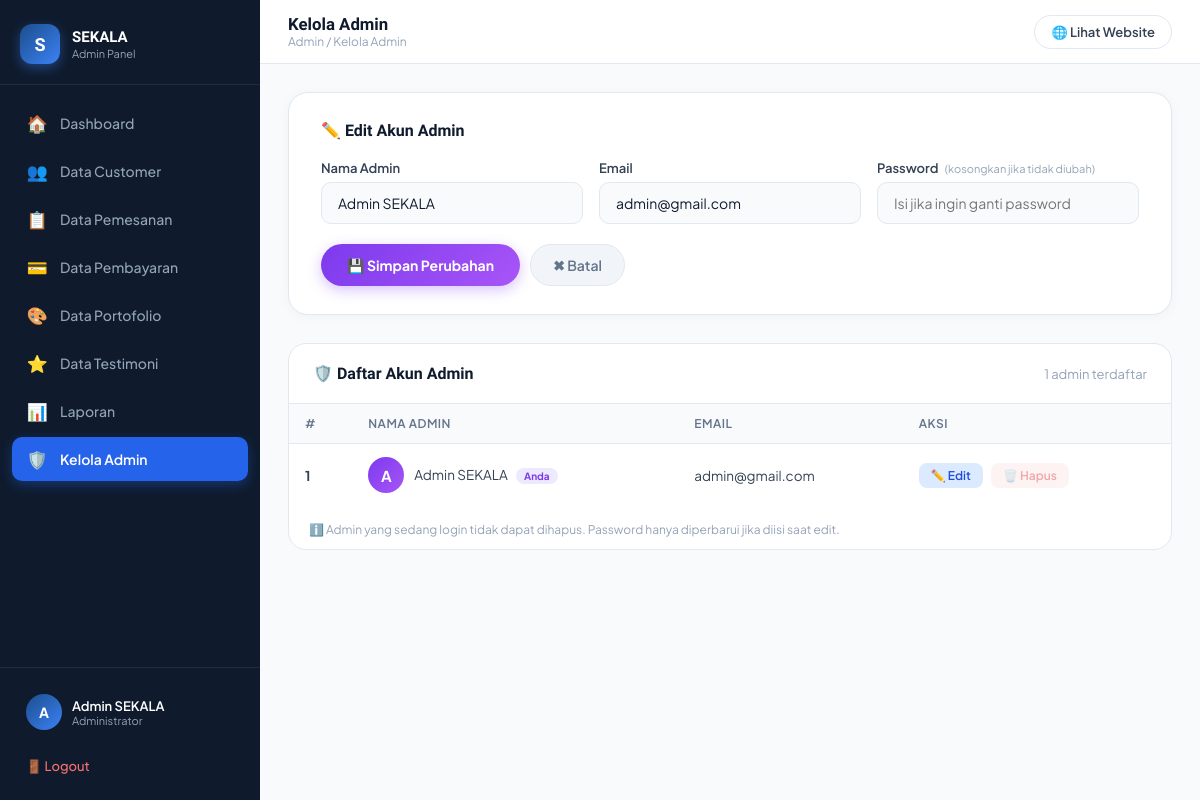
The app's page /admin/kelola_admin.php?edit=1 (signed in) with its own data.
### tables this page shows
CREATE TABLE IF NOT EXISTS `tb_user` (
  `id_user`    INT AUTO_INCREMENT PRIMARY KEY,
  `nama`       VARCHAR(100) NOT NULL,
  `email`      VARCHAR(150) NOT NULL UNIQUE,
  `password`   VARCHAR(255) NOT NULL,
  `role`       ENUM('Admin','pelanggan') NOT NULL DEFAULT 'pelanggan',
  `created_at` DATETIME DEFAULT CURRENT_TIMESTAMP
);

### admin/kelola_admin.php (the view, shortened to what this page needs)
<?php
require_once __DIR__ . '/includes/admin_auth.php';
$editData = null;
if (isset($_GET['edit']) && is_numeric($_GET['edit'])) {
    $eid  = (int)$_GET['edit'];
    $stmt = $conn->prepare("SELECT id_user, nama, email FROM tb_user WHERE id_user = ? AND role = 'Admin'");
    $stmt->bind_param('i', $eid);
    $stmt->execute();
    $res  = $stmt->get_result();
    $editData = $res->fetch_assoc();
}
$admins = [];
$res = $conn->query("SELECT id_user, nama, email FROM tb_user WHERE role = 'Admin' ORDER BY id_user ASC");
if ($res) { while ($r = $res->fetch_assoc()) $admins[] = $r; }
?>
<!DOCTYPE html>
<html lang="id">
<head>
  <link rel="stylesheet" href="assets/admin.css">
</head>
<body>
<div class="admin-layout">
  <?php include 'includes/sidebar.php'; ?>
  <div class="admin-main">
    <div class="admin-topbar">
      <div class="topbar-left">
        <div>
          <div class="topbar-page-title">Kelola Admin</div>
          <div class="topbar-breadcrumb">Admin / Kelola Admin</div>
        </div>
      </div>
      <div class="topbar-right">
        <a href="../index.php" target="_blank" class="topbar-btn btn-outline-sm">🌐 Lihat Website</a>
      </div>
    </div>
    <div class="admin-content">
      <div class="form-section">
        <div class="form-section-title">
          <?= $editData ? '✏️ Edit Akun Admin' : '➕ Tambah Admin Baru' ?>
        </div>
        <form method="POST" action="kelola_admin.php">
          <div class="form-grid form-grid-3">
            <div class="form-group">
              <label class="form-label">Nama Admin</label>
              <input class="form-control" type="text" name="nama"
                     placeholder="Contoh: Rama - Admin"
                     value="<?= htmlspecialchars($editData['nama'] ?? '') ?>"
                     required>
            </div>
            <div class="form-group">
              <label class="form-label">Email</label>
              <input class="form-control" type="email" name="email"
                     placeholder="admin@sekala.com"
                     value="<?= htmlspecialchars($editData['email'] ?? '') ?>"
                     required>
            </div>
            <div class="form-group">
              <label class="form-label">
                Password
                <?php if ($editData): ?>
                  <span>(kosongkan jika tidak diubah)</span>
                <?php endif; ?>
              </label>
              <input class="form-control" type="password" name="password"
                     placeholder="<?= $editData ? 'Isi jika ingin ganti password' : 'Password baru admin' ?>"
                     <?= $editData ? '' : 'required' ?>>
            </div>
          </div>
          <div class="form-actions">
            <button type="submit" class="btn-submit">
              <?= $editData ? '💾 Simpan Perubahan' : '➕ Tambah Admin' ?>
            </button>
            <?php if ($editData): ?>
            <a href="kelola_admin.php" class="btn-cancel">✖ Batal</a>
            <?php endif; ?>
          </div>
        </form>
      </div>
      <div class="admin-card">
        <div class="admin-card-header">
          <div class="admin-card-title">🛡️ Daftar Akun Admin</div>
          <div style="font-size:13px;color:#94A3B8;"><?= count($admins) ?> admin terdaftar</div>
        </div>
        <div class="admin-card-body admin-table-wrap">
          <table class="admin-table">
            <thead>
              <tr>
                <th>#</th>
                <th>Nama Admin</th>
                <th>Email</th>
                <th>Aksi</th>
              </tr>
            </thead>
            <tbody>
              <?php if (empty($admins)): ?>
              <tr><td colspan="4">
                <div class="empty-state">
                  <div class="empty-state-icon">🛡️</div>
                  <h4>Belum ada admin</h4>
                </div>
              </td></tr>
              <?php else: ?>
              <?php foreach ($admins as $i => $a): ?>
              <tr>
                <td><b><?= $i + 1 ?></b></td>
                <td>
                  <div class="admin-name-cell">
                    <div class="admin-avatar"><?= strtoupper(mb_substr($a['nama'], 0, 1)) ?></div>
                    <div>
                      <?= htmlspecialchars($a['nama']) ?>
                      <?php if ($a['id_user'] == $_SESSION['id_user']): ?>
                        <span class="admin-badge-you">Anda</span>
                      <?php endif; ?>
                    </div>
                  </div>
                </td>
                <td><?= htmlspecialchars($a['email']) ?></td>
                <td>
                  <div style="display:flex;gap:8px;align-items:center;">
                    <a href="kelola_admin.php?edit=<?= $a['id_user'] ?>" class="btn-edit-sm">✏️ Edit</a>
                    <?php if ($a['id_user'] != $_SESSION['id_user']): ?>
                    <button class="btn-del-sm"
                      onclick="if(confirm('Yakin hapus admin <?= addslashes(htmlspecialchars($a['nama'])) ?>?')) window.location='kelola_admin.php?hapus=<?= $a['id_user'] ?>'">
                      🗑️ Hapus
                    </button>
                    <?php else: ?>
                    <button class="btn-del-sm" disabled title="Tidak bisa hapus akun sendiri">🗑️ Hapus</button>
                    <?php endif; ?>
                  </div>
                </td>
              </tr>
              <?php endforeach; ?>
              <?php endif; ?>
            </tbody>
          </table>
        </div>
        <div style="padding:12px 20px;">
          <p class="hint-text">ℹ️ Admin yang sedang login tidak dapat dihapus. Password hanya diperbarui jika diisi saat edit.</p>
        </div>
      </div>
    </div>
  </div>
</div>
</body>
</html>

### admin/assets/admin.css (style rules this page uses)
*, *::before, *::after { box-sizing: border-box; margin: 0; padding: 0; }
:root { --primary: #1C4E8C; --primary-mid: #2563EB; --primary-light: #3B82F6; --primary-pale: #DBEAFE; --dark: #0F1B2D; --dark-2: #1E293B; --dark-3: #334155; --gray: #64748B; --gray-light: #94A3B8; --border: #E2E8F0; --bg: #F8FAFC; --white: #FFFFFF; --success: #10B981; --success-bg: #D1FAE5; --warning: #F59E0B; --warning-bg: #FEF3C7; --danger: #EF4444; --danger-bg: #FEE2E2; --sidebar-w: 260px; --topbar-h: 64px; }
html, body { height: 100%; font-family: 'Plus Jakarta Sans', sans-serif; background: var(--bg); color: var(--dark); }
.admin-layout { display: flex; min-height: 100vh; }
.admin-main { margin-left: var(--sidebar-w); flex: 1; display: flex; flex-direction: column; min-height: 100vh; transition: margin-left .3s; }
.admin-topbar { height: var(--topbar-h); background: var(--white); border-bottom: 1px solid var(--border); display: flex; align-items: center; justify-content: space-between; padding: 0 28px; position: sticky; top: 0; z-index: 50; }
.topbar-left { display: flex; align-items: center; gap: 14px; }
.topbar-page-title { font-family: 'Sora', sans-serif; font-size: 1.05rem; font-weight: 700; color: var(--dark); }
.topbar-breadcrumb { font-size: 12px; color: var(--gray-light); }
.topbar-right { display: flex; align-items: center; gap: 14px; }
.topbar-btn { display: flex; align-items: center; gap: 6px; padding: 8px 16px; border-radius: 999px; font-size: 13px; font-weight: 600; cursor: pointer; border: none; font-family: 'Plus Jakarta Sans', sans-serif; text-decoration: none; transition: all .2s; }
.btn-outline-sm { background: var(--white); color: var(--dark-3); border: 1.5px solid var(--border); }
.admin-content { flex: 1; padding: 28px; }
.admin-card { background: var(--white); border: 1px solid var(--border); border-radius: 18px; overflow: hidden; margin-bottom: 24px; }
.admin-card-header { padding: 20px 24px; border-bottom: 1px solid var(--border); display: flex; align-items: center; justify-content: space-between; gap: 12px; flex-wrap: wrap; }
.admin-card-title { font-family: 'Sora', sans-serif; font-size: 1rem; font-weight: 700; color: var(--dark); }
.admin-card-body { padding: 0; }
.admin-table-wrap { overflow-x: auto; }
.admin-table { width: 100%; border-collapse: collapse; font-size: 13.5px; }
.admin-table th { text-align: left; padding: 12px 16px; background: var(--bg); color: var(--gray); font-weight: 600; font-size: 12px; text-transform: uppercase; letter-spacing: .04em; white-space: nowrap; border-bottom: 1px solid var(--border); }
.admin-table td { padding: 13px 16px; border-bottom: 1px solid var(--border); color: var(--dark-3); vertical-align: middle; }
.admin-table tr:last-child td { border-bottom: none; }

### records on screen
tb_user: nama "Admin SEKALA", email "admin@gmail.com", nama "A", shows "Anda", shows "🗑️ Hapus"

### other values on screen
$m['icon'] "🏠"
$m['label'] "Dashboard"
$m['icon'] "👥"
$m['label'] "Data Customer"
$m['icon'] "📋"
$m['label'] "Data Pemesanan"
$m['icon'] "💳"
$m['label'] "Data Pembayaran"
$m['icon'] "🎨"
$m['label'] "Data Portofolio"
$m['icon'] "⭐"
$m['label'] "Data Testimoni"
$m['icon'] "📊"
$m['label'] "Laporan"
$m['icon'] "🛡️"
